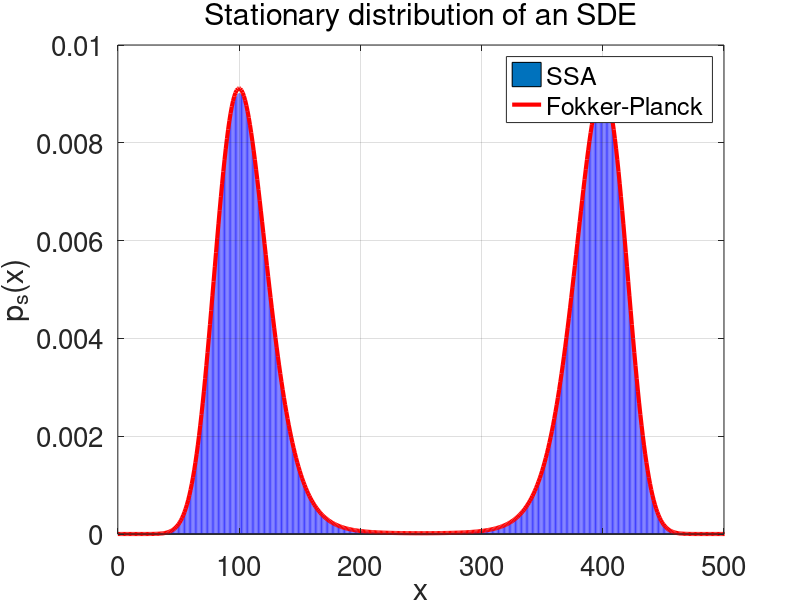

MATLAB code for this plot:
function CH3_FP2
% requires the file 'data_Figure3_2b.dat' in the same directory

k1=0.001;
k2=0.75;
k3=165;
k4=10000;
k5=200;

ps=zeros(601,1);
xg=0:600;
ps=exp((-3*k1*xg.*xg.*xg.*xg+4*k2*xg.*xg.*xg-6*k3*xg.*xg+12*k4*xg)/(6*k5*k5));
ps=ps/sum(ps);

data_Figure3_2b = load('data_Figure3_2b.dat');

figure(2);
h1=bar([700],[0]);
hold on;
stem([1:600],data_Figure3_2b,'y','Markersize',0.05,'Color',[0.25 0.25 1]);
h2=plot(xg,ps,'r','Linewidth',3);
xlabel('x');
ylabel('p_s(x)');
h3=legend([h1,h2],'SSA','Fokker-Planck');
set(gca,'XTick',[0 100 200 300 400 500]);
axis([0 500 0 0.01]);
set(gca,'Fontsize',20);
grid on;

dx=0.5;
psfun = @(x)exp((-3*k1*x.*x.*x.*x+4*k2*x.*x.*x-6*k3*x.*x+12*k4*x)/(6*k5*k5));
overlinetau=0;
for ii=100.5:0.5:249.5
    xv=ii;
    integral=quad(psfun,10,xv);
    overlinetau=overlinetau+dx*(2/(k5*k5))*(exp(-(-3*k1*xv*xv*xv*xv+4*k2*xv*xv*xv-6*k3*xv*xv+12*k4*xv)/(6*k5*k5)))*integral;
end
xv=100;
integral=quad(psfun,10,xv);
overlinetau=overlinetau+(dx/2)*(2/(k5*k5))*(exp(-(-3*k1*xv*xv*xv*xv+4*k2*xv*xv*xv-6*k3*xv*xv+12*k4*xv)/(6*k5*k5)))*integral;
xv=250;
integral=quad(psfun,10,xv);
overlinetau=overlinetau+(dx/2)*(2/(k5*k5))*(exp(-(-3*k1*xv*xv*xv*xv+4*k2*xv*xv*xv-6*k3*xv*xv+12*k4*xv)/(6*k5*k5)))*integral;
title('Stationary distribution of an SDE',...
    'FontWeight','normal');
disp(['Switching Time:',num2str(overlinetau)]);
